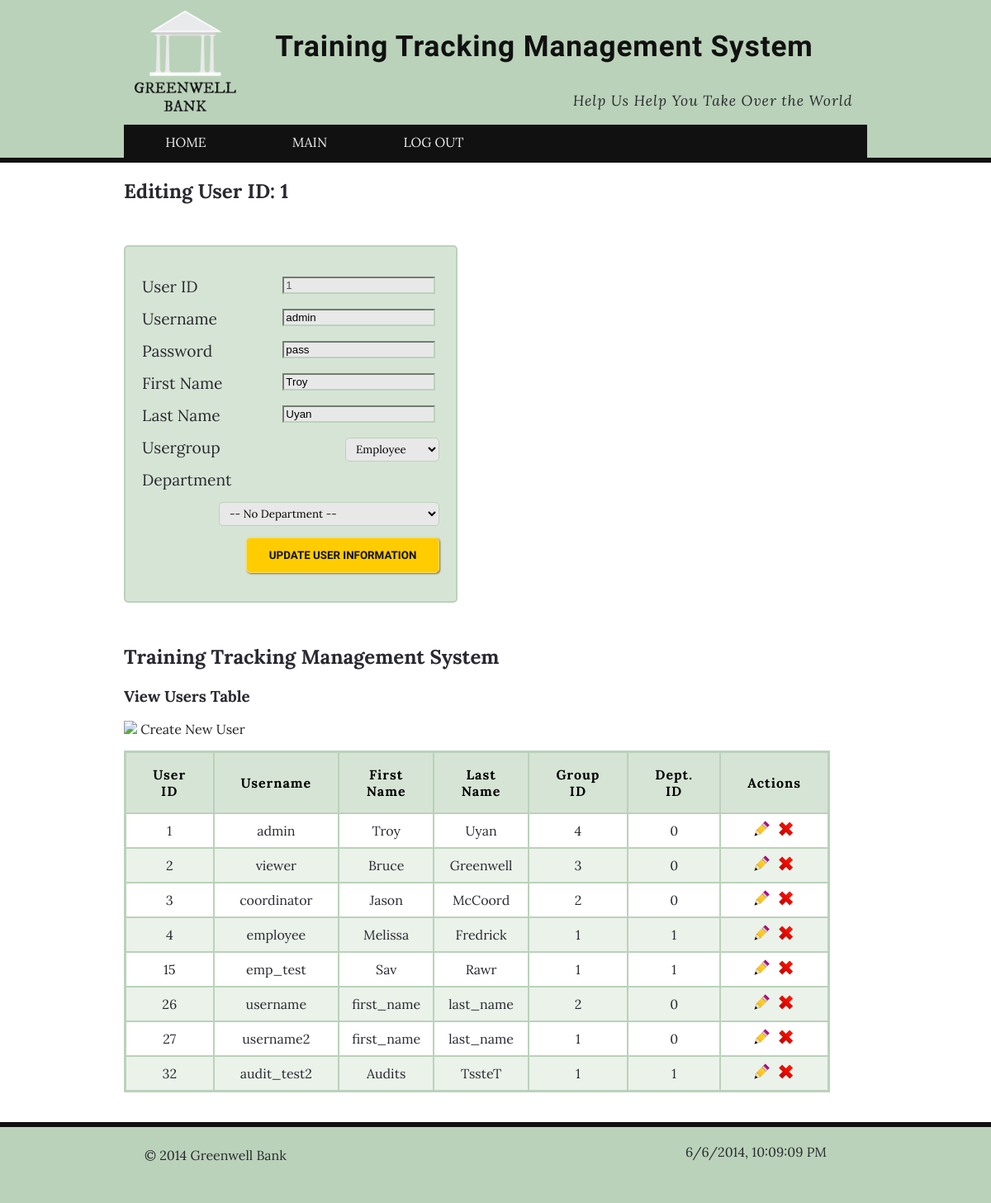
The app's page /users_view.php?edit_user=1 (signed in) with its own data.
### tables this page shows
CREATE TABLE IF NOT EXISTS `users` (
  `user_id` int(4) NOT NULL AUTO_INCREMENT,
  `username` varchar(40) NOT NULL,
  `pass` varchar(40) NOT NULL,
  `first_name` varchar(40) NOT NULL,
  `last_name` varchar(40) NOT NULL,
  `usergroup_id` int(4) NOT NULL,
  `department_id` int(4) NOT NULL,
  `active` int(1) NOT NULL DEFAULT '1',
  PRIMARY KEY (`user_id`)
);

### inc/header.inc.php (called while the page is built, shortened)
<?php
	include('header_html.inc.php');
	include('functions.inc.php');
?>

### inc/functions.inc.php (the view, shortened to what this page needs)
<?php
	function admin_draw_users_view($dbc){
			$sql="SELECT * FROM gwb_training.users WHERE active = 1";
			$result = mysqli_query($dbc, $sql);
      echo "<table>\n";
      echo '<tr>
          		<th>User ID</th>
          		<th>Username</th>
          		<th>First Name</th>
          		<th>Last Name</th>
          		<th>Group ID</th>
          		<th>Dept. ID</th>
              <th>Actions</th>
      	  </tr>' . "\n";
      while ($row = mysqli_fetch_array($result)){
              echo "<tr class=\"center\">\n";
              echo "
              	<td>{$row['user_id']}</td>
              	<td>{$row['username']}</td>
              	<td>{$row['first_name']}</td>
              	<td>{$row['last_name']}</td>
              	<td>{$row['usergroup_id']}</td>
              	<td>{$row['department_id']}</td>
                <td><a href=\"?edit_user={$row['user_id']}\"><img src='img/ico_edit.png' alt='Edit' title='Edit'></a> &nbsp;<a href=\"?delete_user={$row['user_id']}\" onclick=\"return confirm('Make User #{$row['user_id']} In-active?');\"><img src='img/ico_x.png' alt='Delete' title='Delete'></a></td>\n";
              echo "</tr>\n";
      }
      echo "</table>\n";
	}
  function edit_user($dbc,$user_id){
      echo "<h2>Editing User ID: $user_id</h2>";
          $sql = "SELECT * FROM users WHERE user_id=$user_id LIMIT 1";
          $result = mysqli_query($dbc,$sql);
          $row = mysqli_fetch_array($result);
          $user_id = $row['user_id'];
          $username = $row['username'];
          $pass = $row['pass'];
          $first_name = $row['first_name'];
          $last_name = $row['last_name'];
  	?>
          <form method="POST" action="?edit_user=<?php echo $user_id;?>" class="inputform clear">
            <p>
              <label>User ID</label>
              <input type="text" name="user_id" value="<?php echo $user_id;?>" disabled="1">
            </p>
            <p>
              <label>Username</label>
              <input type="text" name="username" value="<?php echo $username;?>">
            </p>
            <p>
              <label>Password</label>
              <input type="text" name="pass" value="<?php echo $pass;?>">
            </p>
            <p>
              <label>First Name</label>
              <input type="text" name="first_name" value="<?php echo $first_name;?>">
            </p>
            <p>
              <label>Last Name</label>
              <input type="text" name="last_name" value="<?php echo $last_name;?>">
            </p>
            <p>
              <label>Usergroup</label>
              <select name="usergroup_id">
                <?php
                  $sql = "SELECT * FROM usergroups";
                  $result = mysqli_query($dbc, $sql);
                  while ($rows = mysqli_fetch_array($result)) {
                    echo "<option value='{$rows['usergroup_id']}'>{$rows['usergroup_name']}</option>\n";
                  }
                 ?>
              </select>
            </p>
            <p>
              <label>Department</label>
              <select name="department_id">
                <?php
                $sql = "SELECT * FROM departments";
                $result = mysqli_query($dbc, $sql);
                while ($rows = mysqli_fetch_array($result)) {
                  echo "<option value='{$rows['department_id']}'>{$rows['department_name']}</option>\n";
                }
                 ?>
              </select>
            </p>
            <input type="submit" value="Update User Information" class="button">
          </form>
  	<?php
  }
  if (isset($_GET['edit_user'])) {
    edit_user($dbc, $_GET['edit_user']);
  }
    ?>

### css/style.css (style rules this page uses)
body { margin:0; padding:0; color: #292930; background: #fff; background-color: #bad2b9; font-family: 'Lora', serif; }
a { color: #111; text-decoration: none; }
.button { clear:both; margin: 1em 0; padding:1em 2em; background: #ffcc00; color: #111; font-family: 'IM Fell DW Pica', serif; font-weight:700; border-radius: 5px; border: 1px solid #f9de6b; box-shadow: 1px 1px 2px #766A57; text-decoration:none; text-transform: uppercase; }
form { max-width: 95%; float:left; margin: 30px 0; padding:1.25em; border: 2px solid #bad2b9; border-radius: 5px; background:#D6E4D5; font-family: 'Lora', serif; }
#content a:link, #content a:active, #content a:visited { color: #222; }
label { font-size:1.2em; float:left; text-align: left; min-width:115px; }
input { -webkit-box-sizing: border-box; -moz-box-sizing: border-box; box-sizing: border-box; border:2px inset #bad2b9; background:#e8e8e8; margin: 0 0.35em 1em 0.75em; }
select { padding: 0.3em 0.6em; background: #e8e8e8; border:1px solid #bad2b9; border-radius: 5px; font-family:'Lora', serif; }
table { max-width:95%; border: 3px solid #bad2b9; border-collapse: collapse; border-radius: 5px; font-family:'Lora', serif; }
th { margin:0; padding: 1em 2em; background: #D6E4D5; color:#000; letter-spacing: 0.0625em; text-align:center; border:2px solid #bad2b9; border-right: 1px solid #fff; }
td { padding: 0.5em; border: 2px solid #bad2b9; }
tr:nth-of-type(odd) { background-color:#EAF2EA; }
.clear { clear:both; }
.center { text-align: center; }
.inputform { width: 40%; }
.inputform label { clear: both; font-size:1.2em; float:left; text-align: left; width:140px; margin-bottom: 15px; }
.inputform input, .inputform select { float: right; }

### records on screen
users: user_id "1", username "admin", pass "pass", first_name "Troy", last_name "Uyan", usergroup "4", department "0"
users: user_id "2", username "viewer", first_name "Bruce", last_name "Greenwell", usergroup "3", department "0"
users: user_id "3", username "coordinator", first_name "Jason", last_name "McCoord", usergroup "2", department "0"
users: user_id "4", username "employee", first_name "Melissa", last_name "Fredrick", usergroup "1", department "1"
users: user_id "15", username "emp_test", first_name "Sav", last_name "Rawr", usergroup "1", department "1"
users: user_id "26", username "username", first_name "first_name", last_name "last_name", usergroup "2", department "0"
users: user_id "27", username "username2", first_name "first_name", last_name "last_name", usergroup "1", department "0"
users: user_id "32", username "audit_test2", first_name "Audits", last_name "TssteT", usergroup "1", department "1"

### other values on screen
$user_id "1"
form field usergroup_id "Employee"
form field department_id "-- No Department --"
